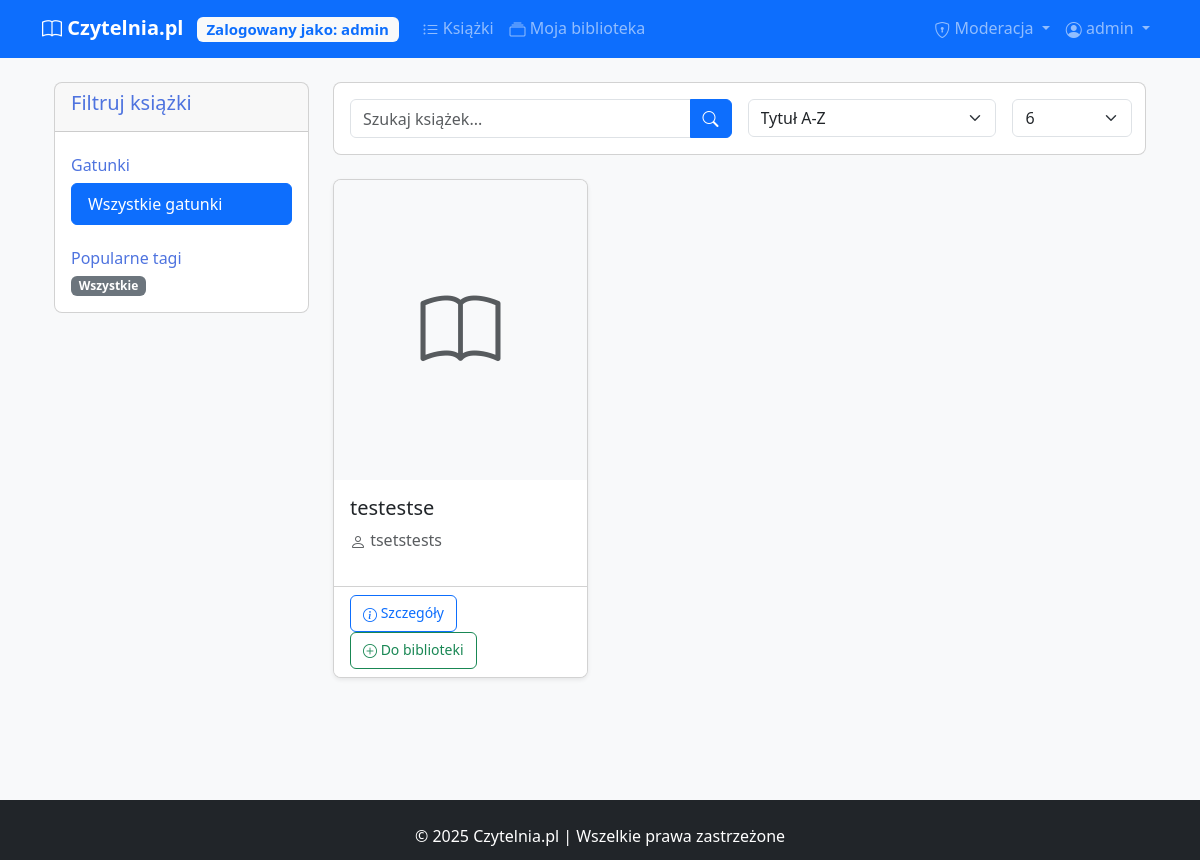
/books (signed in), run on the app's committed database.
### models.py (models this page shows)
class User(UserMixin, db.Model):
    __tablename__ = 'users'
    id = db.Column(db.Integer, primary_key=True)
    username = db.Column(db.String(50), unique=True, nullable=False)
    password = db.Column(db.String(100), nullable=False)
    is_moderator = db.Column(db.Boolean, default=False)
    date_joined = db.Column(db.DateTime, default=datetime.utcnow)
    library_books = db.relationship('UserLibrary', back_populates='user')
    shelves = db.relationship('Shelf', back_populates='user', lazy='dynamic')
    reviews = db.relationship('Review', backref='review_user', lazy=True)

class Book(db.Model):
    __tablename__ = 'books'
    id = db.Column(db.Integer, primary_key=True)
    title = db.Column(db.String(100), nullable=False)
    author = db.Column(db.String(50), nullable=False)
    description = db.Column(db.Text)
    cover_url = db.Column(db.String(255))
    isbn = db.Column(db.String(20))
    date_added = db.Column(db.DateTime, default=datetime.utcnow)
    library_entries = db.relationship('UserLibrary', back_populates='book')
    book_reviews = db.relationship('Review', backref='review_book', lazy=True)

### app.py (the view, shortened to what this page needs)
@app.route('/books')
def book_list():
    genre_id = request.args.get('genre', type=int)
    tag_id = request.args.get('tag', type=int)
    search_query = request.args.get('search', '')
    sort_by = request.args.get('sort_by', 'title_asc')
    page = request.args.get('page', 1, type=int)
    per_page = request.args.get('per_page', 6, type=int)
    query = Book.query
    if genre_id:
        query = query.join(Book.genres).filter(Genre.id == genre_id)
    if tag_id:
        query = query.join(Book.tags).filter(Tag.id == tag_id)
    if sort_by == 'title_asc':
        query = query.order_by(Book.title.asc())
    elif sort_by == 'title_desc':
        query = query.order_by(Book.title.desc())
    elif sort_by == 'author_asc':
        query = query.order_by(Book.author.asc())
    elif sort_by == 'author_desc':
        query = query.order_by(Book.author.desc())
    elif sort_by == 'newest':
        query = query.order_by(Book.date_added.desc())
    elif sort_by == 'oldest':
        query = query.order_by(Book.date_added.asc())
    elif sort_by == 'best_rated':
        query = query.outerjoin(Review).group_by(Book.id).order_by(db.func.avg(Review.rating).desc())
    books_pagination = query.paginate(page=page, per_page=per_page, error_out=False)
    all_genres = Genre.query.order_by(Genre.name).all()
    popular_tags = db.session.query(
        Tag,
        db.func.count(Book.id).label('book_count')
    ).join(
        Tag.books
    ).group_by(
        Tag.id
    ).order_by(
        db.desc('book_count')
    ).limit(10).all()
    return render_template(
        'books.html',
        books=books_pagination.items,
        pagination=books_pagination,
        search_query=search_query,
        sort_by=sort_by,
        per_page=per_page,
        all_genres=all_genres,
        popular_tags=popular_tags,
        selected_genre=genre_id,
        selected_tag=tag_id
    )

### app.py (called while the page is built)
@login_manager.user_loader
def load_user(user_id):
    return User.query.get(int(user_id))

### templates/books.html (shortened to what this page needs)
{% extends "base.html" %}
{% block content %}
<div class="container">
    <div class="row mb-4">
        <div class="col-md-3">
            <div class="card mb-4">
                <div class="card-header">
                    <h5>Filtruj książki</h5>
                </div>
                <div class="card-body">
                    <h6 class="mt-2">Gatunki</h6>
                    <div class="list-group">
                        <a href="{{ url_for('book_list') }}"
                           class="list-group-item list-group-item-action {% if not selected_genre %}active{% endif %}">
                            Wszystkie gatunki
                        </a>
                    </div>
                    <h6 class="mt-4">Popularne tagi</h6>
                    <div class="d-flex flex-wrap gap-2">
                        <a href="{{ url_for('book_list') }}"
                           class="badge bg-secondary text-decoration-none {% if not selected_tag %}bg-primary{% endif %}">
                            Wszystkie
                        </a>
                    </div>
                </div>
            </div>
        </div>
        <div class="col-md-9">
            <div class="card mb-4">
                <div class="card-body">
                    <form method="GET" class="row g-3">
                        <div class="col-md-6">
                            <div class="input-group">
                                <input type="text" name="search" class="form-control"
                                       placeholder="Szukaj książek..." value="{{ search_query }}">
                                <button type="submit" class="btn btn-primary">
                                    <i class="bi bi-search"></i>
                                </button>
                            </div>
                        </div>
                        <div class="col-md-4">
                            <select name="sort_by" class="form-select" onchange="this.form.submit()">
                                <option value="title_asc" {% if sort_by=='title_asc' %}selected{% endif %}>Tytuł A-Z</option>
                            </select>
                        </div>
                        <div class="col-md-2">
                            <select name="per_page" class="form-select" onchange="this.form.submit()">
                                <option value="6" {% if per_page==6 %}selected{% endif %}>6</option>
                            </select>
                        </div>
                    </form>
                </div>
            </div>
            {% if books %}
            <div class="row row-cols-1 row-cols-md-2 row-cols-lg-3 g-4">
                {% for book in books %}
                <div class="col">
                    <div class="card h-100 shadow-sm">
                        {% if book.cover_url %}
                        <img src="{{ book.cover_url }}" class="card-img-top" alt="{{ book.title }}" style="height: 300px; object-fit: cover;">
                        {% else %}
                        <div class="card-img-top bg-light d-flex align-items-center justify-content-center" style="height: 300px;">
                            <i class="bi bi-book text-muted" style="font-size: 5rem;"></i>
                        </div>
                        {% endif %}
                        <div class="card-body">
                            <h5 class="card-title">{{ book.title }}</h5>
                            <p class="card-text text-muted"><i class="bi bi-person"></i> {{ book.author }}</p>
                        </div>
                        <div class="card-footer bg-white">
                            <a href="{{ url_for('book_details', book_id=book.id) }}" class="btn btn-outline-primary btn-sm">
                                <i class="bi bi-info-circle"></i> Szczegóły
                            </a>
                            {% if current_user.is_authenticated %}
                            <form method="POST" action="{{ url_for('add_to_library', book_id=book.id) }}" class="d-inline">
                                <button type="submit" class="btn btn-outline-success btn-sm">
                                    <i class="bi bi-plus-circle"></i> Do biblioteki
                                </button>
                            </form>
                            {% endif %}
                        </div>
                    </div>
                </div>
                {% endfor %}
            </div>
            {% else %}
            <div class="alert alert-info">
                Brak książek spełniających kryteria wyszukiwania.
                <a href="{{ url_for('book_list') }}" class="alert-link">Wyczyść filtry</a>
            </div>
            {% endif %}
        </div>
    </div>
</div>
{% endblock %}

### templates/base.html (shortened to what this page needs)
<!DOCTYPE html>
<html lang="pl">
<head>
    <link href="{{ url_for('static', filename='css/style.css') }}" rel="stylesheet">
    <link href="https://cdn.jsdelivr.net/npm/bootstrap@5.3.0/dist/css/bootstrap.min.css" rel="stylesheet">
    <link rel="stylesheet" href="https://cdn.jsdelivr.net/npm/bootstrap-icons@1.10.0/font/bootstrap-icons.css">
    <link rel="stylesheet" href="{{ url_for('static', filename='css/style.css') }}">
</head>
<body class="d-flex flex-column min-vh-100 bg-light">
    <nav class="navbar navbar-expand-lg navbar-dark bg-primary mb-4">
        <div class="container">
            <a class="navbar-brand" href="{{ url_for('home') }}">
                <i class="bi bi-book"></i> Czytelnia.pl
                {% if current_user.is_authenticated %}
                <span class="badge bg-light text-primary ms-2">Zalogowany jako: {{ current_user.username }}</span>
                {% endif %}
            </a>
            <div class="collapse navbar-collapse" id="navbarNav">
                <ul class="navbar-nav me-auto">
                    <li class="nav-item">
                        <a class="nav-link" href="{{ url_for('book_list') }}">
                            <i class="bi bi-list-ul"></i> Książki
                        </a>
                    </li>
                    {% if current_user.is_authenticated %}
                    <li class="nav-item">
                        <a class="nav-link" href="{{ url_for('my_library') }}">
                            <i class="bi bi-collection"></i> Moja biblioteka
                        </a>
                    </li>
                    {% endif %}
                </ul>
                <ul class="navbar-nav">
                    {% if current_user.is_authenticated %}
                    {% if current_user.is_moderator %}
                    <li class="nav-item dropdown">
                        <a class="nav-link dropdown-toggle" href="#" id="moderatorDropdown" role="button" data-bs-toggle="dropdown">
                            <i class="bi bi-shield-lock"></i> Moderacja
                        </a>
                    </li>
                    {% endif %}
                    <li class="nav-item dropdown">
                      <a class="nav-link dropdown-toggle" href="#" id="navbarDropdown" role="button" data-bs-toggle="dropdown">
                          <i class="bi bi-person-circle"></i> {{ current_user.username }}
                      </a>
                  </li>
                  {% endif %}
              </ul>
            </div>
        </div>
    </nav>
    <main class="container mb-5">
<div class="position-fixed bottom-0 end-0 p-3" style="z-index: 11">
  </div>
        {% block content %}{% endblock %}
    </main>
    <footer class="bg-dark text-white py-4 mt-auto">
        <div class="container text-center">
            <p class="mb-0">&copy; 2025 Czytelnia.pl | Wszelkie prawa zastrzeżone</p>
        </div>
    </footer>
</body>
</html>

### static/css/style.css (style rules this page uses)
:root { --primary-color: #4e73df; --secondary-color: #858796; --success-color: #1cc88a; --info-color: #36b9cc; --warning-color: #f6c23e; --danger-color: #e74a3b; }
html { position: relative; min-height: 100%; }
body { margin-bottom: 60px; }
footer { position: absolute; bottom: 0; width: 100%; height: 60px; }
.navbar-brand { font-weight: 700; }
.card { transition: transform 0.3s ease, box-shadow 0.3s ease; border-radius: 0.5rem; overflow: hidden; }
.btn { border-radius: 0.375rem; padding: 0.375rem 0.75rem; }
h1, h2, h3, h4, h5, h6 { color: var(--primary-color); }
.bi { vertical-align: middle; }
.form-select { min-width: 120px; }

### data on the page
User: username "admin"
Book: title "testestse", author "tsetstests"
